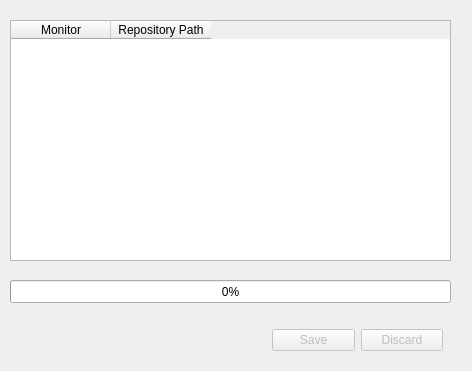
<?xml version="1.0" encoding="UTF-8"?>
<ui version="4.0">
 <class>repo_manager</class>
 <widget class="QDialog" name="repo_manager">
  <property name="geometry">
   <rect>
    <x>0</x>
    <y>0</y>
    <width>472</width>
    <height>371</height>
   </rect>
  </property>
  <property name="windowTitle">
   <string>Git Repositories</string>
  </property>
  <widget class="QTableWidget" name="tableWidgetListRepo">
   <property name="geometry">
    <rect>
     <x>10</x>
     <y>20</y>
     <width>441</width>
     <height>241</height>
    </rect>
   </property>
   <column>
    <property name="text">
     <string>Monitor</string>
    </property>
   </column>
   <column>
    <property name="text">
     <string>Repository Path</string>
    </property>
   </column>
  </widget>
  <widget class="QProgressBar" name="progressBarScanning">
   <property name="geometry">
    <rect>
     <x>10</x>
     <y>280</y>
     <width>441</width>
     <height>23</height>
    </rect>
   </property>
   <property name="value">
    <number>0</number>
   </property>
  </widget>
  <widget class="QWidget" name="horizontalLayoutWidget">
   <property name="geometry">
    <rect>
     <x>272</x>
     <y>320</y>
     <width>171</width>
     <height>41</height>
    </rect>
   </property>
   <layout class="QHBoxLayout" name="horizontalLayout">
    <item>
     <widget class="QPushButton" name="pushButtonSave">
      <property name="enabled">
       <bool>false</bool>
      </property>
      <property name="text">
       <string>Save</string>
      </property>
     </widget>
    </item>
    <item>
     <widget class="QPushButton" name="pushButtonDiscard">
      <property name="enabled">
       <bool>false</bool>
      </property>
      <property name="text">
       <string>Discard</string>
      </property>
     </widget>
    </item>
   </layout>
  </widget>
 </widget>
 <resources/>
 <connections/>
</ui>
